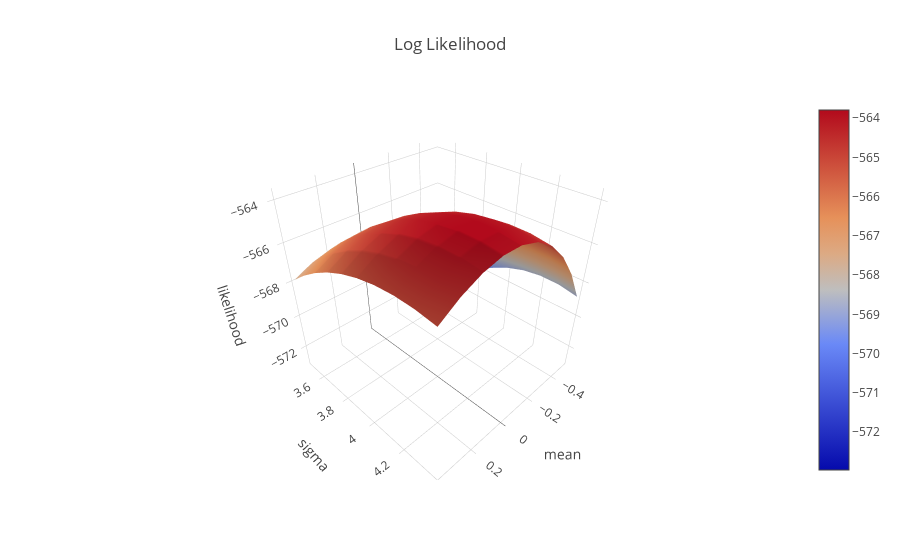

Notebook code for this chart:
### Code cell
data = [go.Surface(x=all_infer_mu, y=all_infer_sigma, z=mle)]
layout = go.Layout(title="Log Likelihood", scene={"xaxis": {'title': "mean"}, "yaxis": {"title": "sigma"},"zaxis": {"title": "likelihood"}})
fig = go.Figure(data=data, layout=layout)
iplot(fig)

### Figure 1 — Plotly figure (JSON) as saved in the notebook; plotly's stock layout.template omitted (floating-point values rounded to 4 significant figures)
{"data": [{"type": "surface", "x": [-0.5, -0.4, -0.3, -0.2, -0.1, 0, 0.1, 0.2, 0.3, 0.4], "y": [3.5, 3.6, 3.7, 3.8, 3.9, 4, 4.1, 4.2, 4.3, 4.4], "z": [[-573.0, -571.0, -569.5, -568.4, -567.6, -567.2, -567.0, -567.1, -567.4, -567.8], [-571.8, -569.9, -568.5, -567.4, -566.7, -566.3, -566.2, -566.3, -566.6, -567.1], [-570.9, -569.0, -567.6, -566.6, -566.0, -565.6, -565.5, -565.6, -566.0, -566.5], [-570.1, -568.3, -566.9, -566.0, -565.3, -565.0, -564.9, -565.1, -565.5, -566.0], [-569.5, -567.7, -566.4, -565.4, -564.8, -564.5, -564.5, -564.6, -565.0, -565.6], [-569.0, -567.3, -565.9, -565.0, -564.4, -564.1, -564.1, -564.3, -564.7, -565.3], [-568.7, -567.0, -565.7, -564.8, -564.2, -563.9, -563.9, -564.1, -564.5, -565.1], [-568.6, -566.8, -565.6, -564.6, -564.1, -563.8, -563.8, -564.0, -564.4, -565.0], [-568.6, -566.9, -565.6, -564.7, -564.1, -563.8, -563.8, -564.0, -564.4, -565.0], [-568.8, -567.0, -565.7, -564.8, -564.2, -564.0, -563.9, -564.2, -564.6, -565.2]]}], "layout": {"scene": {"xaxis": {"title": "mean"}, "yaxis": {"title": "sigma"}, "zaxis": {"title": "likelihood"}}, "title": "Log Likelihood"}}
